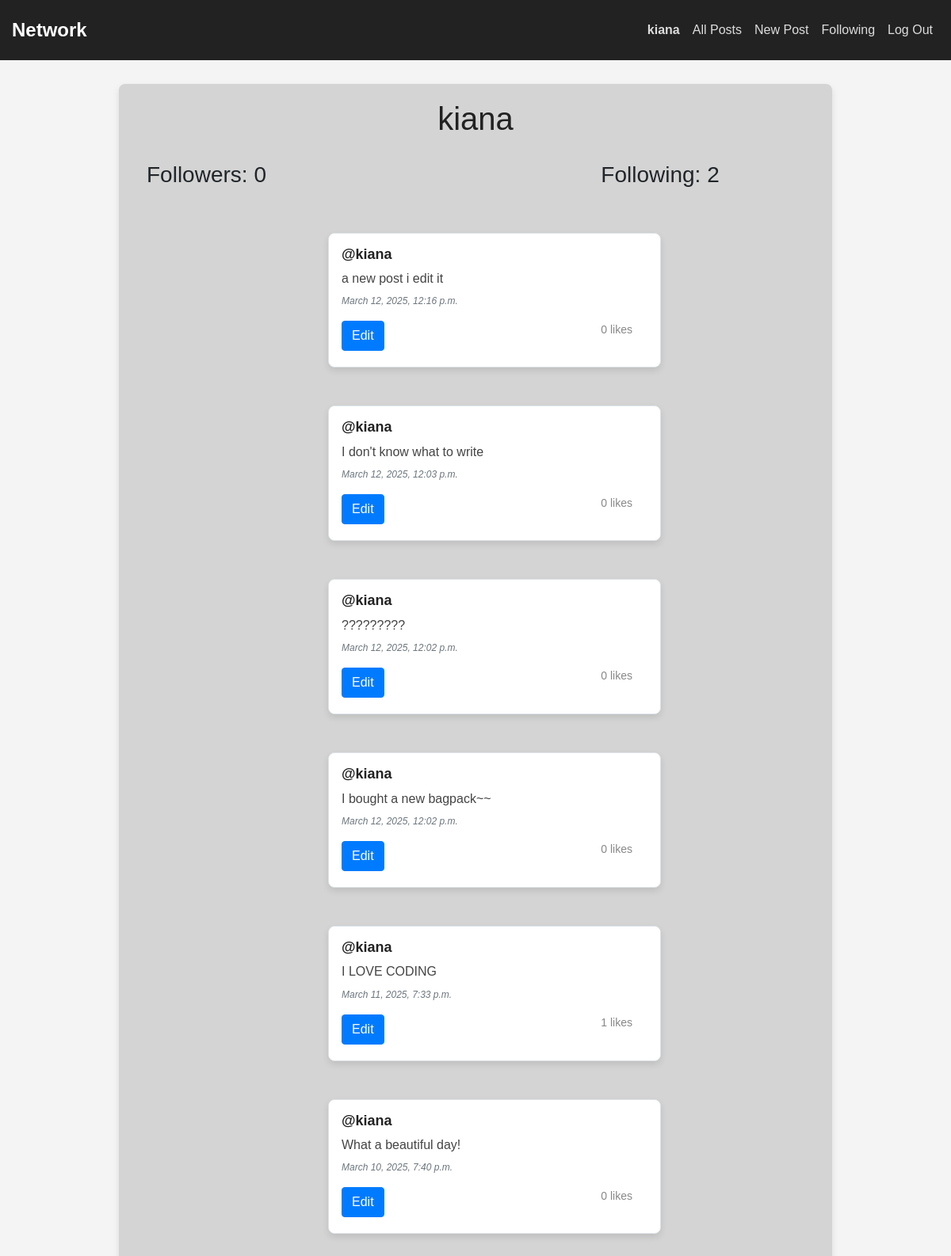
/profile/1 (signed in), run on the app's committed database.
### network/models.py (models this page shows, shortened)
class User(AbstractUser):
    pass

class Post(models.Model):
    content = models.CharField(max_length=140)
    user = models.ForeignKey(User, on_delete=models.CASCADE, related_name="author")
    date = models.DateTimeField(auto_now_add=True)

### network/views.py (the view)
# urls.py: path("profile/<int:user_id>", views.profile, name="profile"),
def profile(request, user_id):
    profile_user = get_object_or_404(User, pk=user_id)
    logged_in_user = request.user
    userPosts = Post.objects.filter(user=profile_user).order_by("id").reverse()
    following = profile_user.following.all()
    followers = profile_user.followers.all()
    is_following = Follow.objects.filter(follower=logged_in_user, followed=profile_user).exists()
    paginator = Paginator(userPosts, 10)
    page_number = request.GET.get('page')
    page_obj = paginator.get_page(page_number)
    return render(request, "network/profile.html", {
        "profile_user":profile_user,
        "logged_in_user": logged_in_user,
        "userPosts": userPosts,
        "page_obj": page_obj,
        "username": profile_user.username,
        "following": following,
        "followers": followers,
        "is_following": is_following
    })

### network/templates/network/profile.html (shortened to what this page needs)
{% extends "network/layout.html" %}
{% block body %}
    <h1>{{ username }}</h1>
    <div class="container">
        <div class="row justify-content-between">
            <h3 class="col-4">Followers: {{ followers.count }}</h3>
            <h3 class="col-4">Following: {{ following.count }}</h3>
        </div>
    </div>
    <div class="allPosts">
        {% for post in page_obj %}
           <div class="post ml-5 mt-5 pl-3 pt-3 border w-50">
            <h5 class="username"><a href="{% url 'profile' user_id=post.user.id %}">@{{ post.user }}</a></h5>
                <h6 class="content" id="content_{{ post.id }}">{{ post.content }}</h6>
                <p class="date text-muted small font-italic">{{ post.date }}</p>
                <div class="d-flex justify-content-between align-items-center">
                    {% if user.is_authenticated %}
                        {% if user == post.user %}
                            <div class="d-flex justify-content-around">
                                <button class="btn btn-primary" type="button" data-toggle="modal" data-target="#modal_edit_post_{{ post.id }}">Edit</button>
                            </div>
                        {% endif %}
                    {% endif %}
                    <p id="like-count-{{ post.id }}" class="likeCount">
                        {{ post.users_liked.count }} likes
                    </p>
                </div>
           </div>
        {% endfor %}
    </div>
{% endblock %}

### network/templates/network/layout.html (shortened to what this page needs)
{% load static %}
<!DOCTYPE html>
<html lang="en">
    <head>
        <link rel="stylesheet" href="https://stackpath.bootstrapcdn.com/bootstrap/4.4.1/css/bootstrap.min.css">
        <link href="{% static 'network/styles.css' %}" rel="stylesheet" type="text/css">
    </head>
    <body>
        <nav class="navbar navbar-expand-lg">
            <a class="navbar-brand" href="{% url 'index' %}">Network</a>
            <div class="collapse navbar-collapse">
                <ul class="navbar-nav ml-auto">
                    {% if user.is_authenticated %}
                        <li class="nav-item {% if request.path == '/profile/' %}active{% endif %}">
                            <a class="nav-link" href="{% url 'profile' user_id=user.id %}"><strong>{{ user.username }}</strong></a>
                        </li>
                        <li class="nav-item {% if request.path == '/' %}active{% endif %}">
                            <a class="nav-link" href="{% url 'index' %}">All Posts</a>
                        </li>
                        <li class="nav-item {% if request.path == '/newPost/' %}active{% endif %}">
                            <a class="nav-link" href="{% url 'newPost' %}">New Post</a>
                        </li>
                        <li class="nav-item {% if request.path == '/following/' %}active{% endif %}">
                            <a class="nav-link" href="{% url 'following' %}">Following</a>
                        </li>
                        <li class="nav-item {% if request.path == '/logout/' %}active{% endif %}">
                            <a class="nav-link" href="{% url 'logout' %}">Log Out</a>
                        </li>
                    {% endif %}
                </ul>
            </div>
        </nav>
        <div class="content-body">
            {% block body %}
            {% endblock %}
        </div>
    </body>
</html>

### network/static/network/styles.css (style rules this page uses)
body { background-color: #f4f4f4; font-family: Arial, sans-serif; margin: 0; padding: 0; }
.navbar { background-color: #222; padding: 15px; }
.navbar-brand { color: #fff !important; font-weight: bold; font-size: 24px; }
.navbar-nav .nav-item .nav-link { color: #ddd; transition: color 0.3s; }
.content-body { max-width: 900px; margin: 30px auto; background: rgb(212, 212, 212); padding: 20px; border-radius: 8px; box-shadow: 0 4px 8px rgba(0, 0, 0, 0.1); }
h1 { text-align: center; margin-bottom: 30px; color: #222; }
.allPosts { display: flex; flex-direction: column; align-items: center; padding: 0 10px; }
.post { width: 50%; margin-left: 5%; margin-top: 20px; padding: 20px; background-color: white; border-radius: 8px; box-shadow: 0 4px 8px rgba(0, 0, 0, 0.1); border: 1px solid #ddd; }
.username { font-size: 18px; font-weight: bold; color: #333; }
.username a { text-decoration: none; color: #222; }
.content { font-size: 16px; color: #444; margin-top: 10px; }
.date { font-size: 12px; color: #888; font-style: italic; margin-top: 10px; }
.likeCount { font-size: 14px; color: #888; margin-right: 15px; }

### data on the page
User: username "kiana", count "0", count "2"
Post: user "kiana", content "a new post i edit it", date "March 12, 2025, 12:16 p.m.", users_liked.count "0"
Post: user "kiana", content "I don't know what to write", date "March 12, 2025, 12:03 p.m.", users_liked.count "0"
Post: user "kiana", content "?????????", date "March 12, 2025, 12:02 p.m.", users_liked.count "0"
Post: user "kiana", content "I bought a new bagpack~~", date "March 12, 2025, 12:02 p.m.", users_liked.count "0"
Post: user "kiana", content "I LOVE CODING", date "March 11, 2025, 7:33 p.m.", users_liked.count "1"
Post: user "kiana", content "What a beautiful day!", date "March 10, 2025, 7:40 p.m.", users_liked.count "0"
